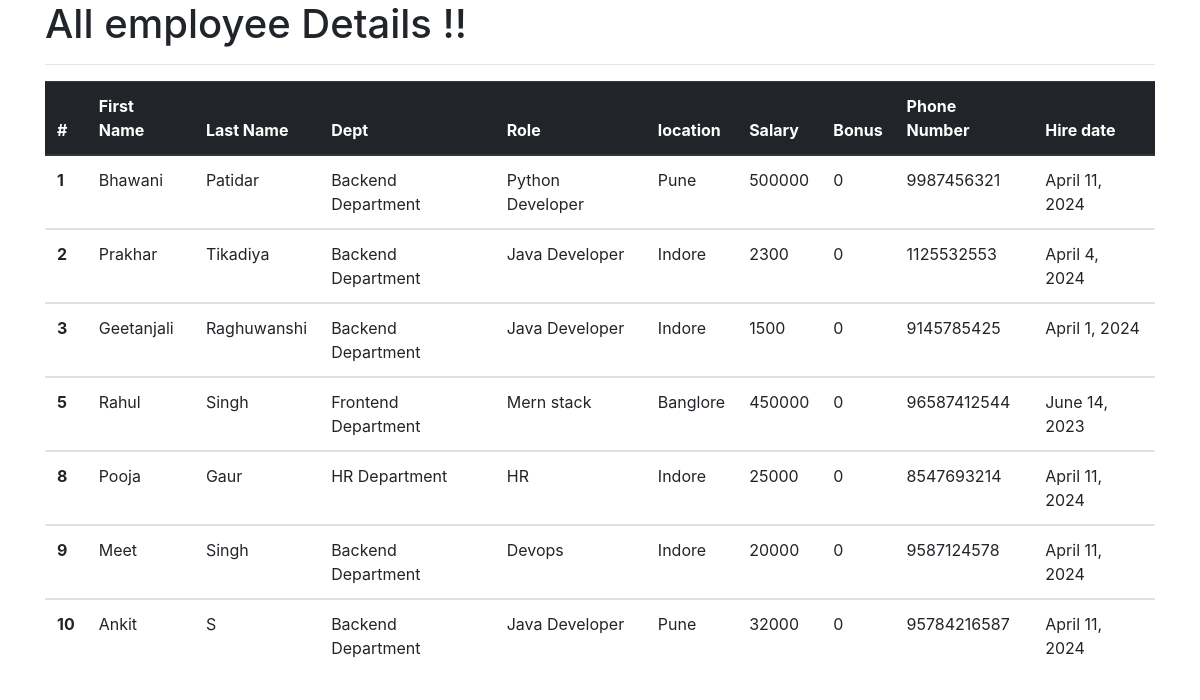
The app's page /all_emp with its own data.
### office_app/models.py (models this page shows, shortened)
class Employee(models.Model):
    first_name = models.CharField(max_length=20,null=False)
    last_name = models.CharField(max_length=20)
    dept = models.ForeignKey(Department,on_delete=models.CASCADE)
    salary = models.IntegerField(default=0)
    bonus = models.IntegerField(default=0)
    role = models.ForeignKey(Role,on_delete=models.CASCADE)
    phone = models.IntegerField(default=0)
    hire_date = models.DateField()

class Department(models.Model):
    name = models.CharField(max_length=20,null=False)
    location = models.CharField(max_length=20)

class Role(models.Model):
    name = models.CharField(max_length=20,null=False)

### office_app/views.py (the view)
# urls.py: path('all_emp', views.all_emp,name = "all_emp"),
def all_emp(request):
    emps = Employee.objects.all()
    context = {
        'emps' : emps
    }
    return render(request,'view_all_emp.html',context)

### office_app/templates/view_all_emp.html (shortened to what this page needs)
<!doctype html>
<html lang="en">
<head>
    <link rel="stylesheet" href="https://cdn.jsdelivr.net/npm/bootstrap@4.0.0/dist/css/bootstrap.min.css"
>
</head>
<body>
    <div class="container">
        <h1>All employee Details !!</h1>
        <hr>
        <table class="table ">
            <thead  class="thead-dark">
                <tr>
                    <th scope="col">#</th>
                    <th scope="col">First Name</th>
                    <th scope="col">Last Name</th>
                    <th scope="col">Dept</th>
                    <th scope="col">Role</th>
                    <th scope="col">location</th>
                    <th scope="col">Salary</th>
                    <th scope="col">Bonus</th>
                    <th scope="col">Phone Number</th>
                    <th scope="col">Hire date</th>
                </tr>
            </thead>
                {% for emp in emps %}
            <tbody>
                <tr>
                    <th scope="row">{{emp.id}}</th>
                    <td>{{emp.first_name}}</td>
                    <td>{{emp.last_name}}</td>
                    <td>{{emp.dept.name}}</td>
                    <td>{{emp.role.name}}</td>
                    <td>{{emp.dept.location}}</td>
                    <td>{{emp.salary}}</td>
                    <td>{{emp.bonus}}</td>
                    <td>{{emp.phone}}</td>
                    <td>{{emp.hire_date}}</td>
                </tr>
            </tbody>
            {% endfor %}
        </table>
    </div>
</body>
</html>

### records on screen
Employee: id "1", first_name "Bhawani", last_name "Patidar", dept.name "Backend Department", role.name "Python Developer", dept.location "Pune", salary "500000", bonus "0", phone "9987456321", hire_date "April 11, 2024"
Employee: id "2", first_name "Prakhar", last_name "Tikadiya", dept.name "Backend Department", role.name "Java Developer", dept.location "Indore", salary "2300", bonus "0", phone "1125532553", hire_date "April 4, 2024"
Employee: id "3", first_name "Geetanjali", last_name "Raghuwanshi", dept.name "Backend Department", role.name "Java Developer", dept.location "Indore", salary "1500", bonus "0", phone "9145785425", hire_date "April 1, 2024"
Employee: id "5", first_name "Rahul", last_name "Singh", dept.name "Frontend Department", role.name "Mern stack", dept.location "Banglore", salary "450000", bonus "0", phone "96587412544", hire_date "June 14, 2023"
Employee: id "8", first_name "Pooja", last_name "Gaur", dept.name "HR Department", role.name "HR", dept.location "Indore", salary "25000", bonus "0", phone "8547693214", hire_date "April 11, 2024"
Employee: id "9", first_name "Meet", last_name "Singh", dept.name "Backend Department", role.name "Devops", dept.location "Indore", salary "20000", bonus "0", phone "9587124578", hire_date "April 11, 2024"
Employee: id "10", first_name "Ankit", last_name "S", dept.name "Backend Department", role.name "Java Developer", dept.location "Pune", salary "32000", bonus "0", phone "95784216587", hire_date "April 11, 2024"
